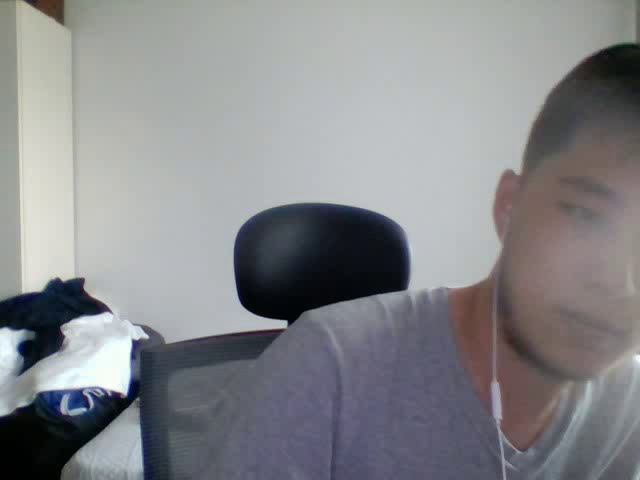
#> input picture frame 0 of opencv_practice/2021-08-15  05.46.41PM   Sunday.avi, 640 x 480 px, given in place of PETS2000.avi, which was not available
$ jupyter execute '210814 12번.ipynb'   (text cells are left out)
#> lines starting #> are read from the running program, lines starting #| are printed output that depends on the picture; after the words box and inside, x2 and y2 are one past the last pixel; in counts of white or black regions, pixels touching at a corner belong together; pictures that were not available may be replaced by others from this repository, and a replacement may not be noted
[cell 1]
import sys
import numpy as np
import cv2

# 비디오 파일 열기
cap = cv2.VideoCapture('PETS2000.avi')

if not cap.isOpened():
    print('Video open failed!')
    sys.exit()

# 배경 영상 등록
ret, back = cap.read()
#> back is the input picture: shape (480, 640, 3); mean B, G, R 138.6, 135.6, 134.6

if not ret:
    print('Background image registration failed!')
    sys.exit()

back = cv2.cvtColor(back, cv2.COLOR_BGR2GRAY)
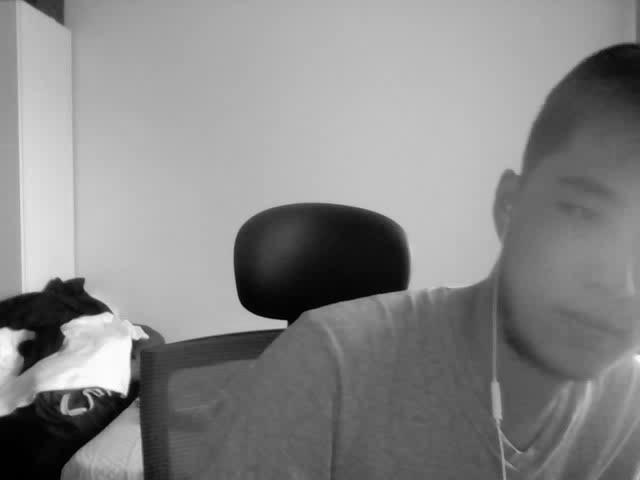
#> back: shape (480, 640); min 0, max 255, mean 135.5
back = cv2.GaussianBlur(back, (0,0), 1.0)

# 비디오 매 프레임 처리
while True:
    ret, frame = cap.read()
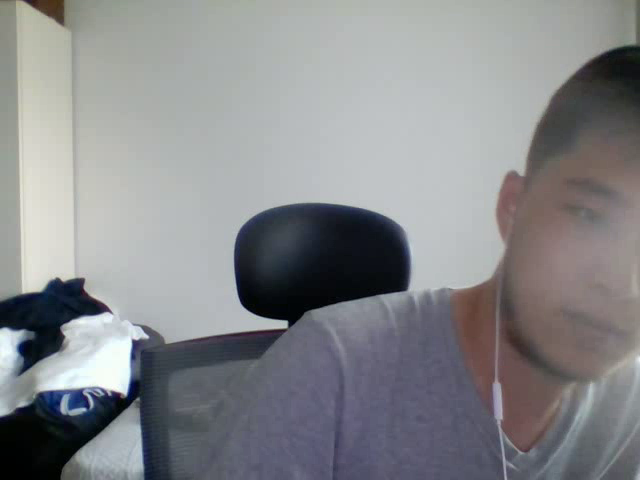
#> input picture frame 1 of opencv_practice/2021-08-15  05.46.41PM   Sunday.avi, 640 x 480 px, given in place of PETS2000.avi, which was not available
#> frame is the input picture: shape (480, 640, 3); mean B, G, R 138.6, 135.9, 134.8

    if not ret:
        break

    gray = cv2.cvtColor(frame, cv2.COLOR_BGR2GRAY)
    gray = cv2.GaussianBlur(gray, (0,0), 1.0)

    # 차영상 구하기
    diff = cv2.absdiff(gray, back)
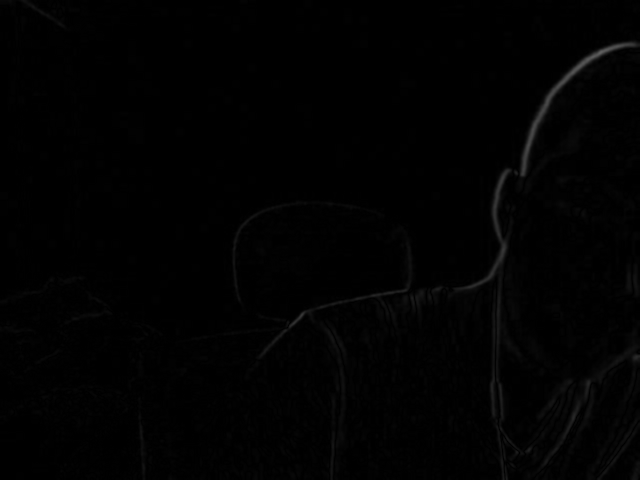
#> diff: shape (480, 640); min 0, max 95, mean 1.6
    _, diff = cv2.threshold(diff, 30, 255, cv2.THRESH_BINARY)
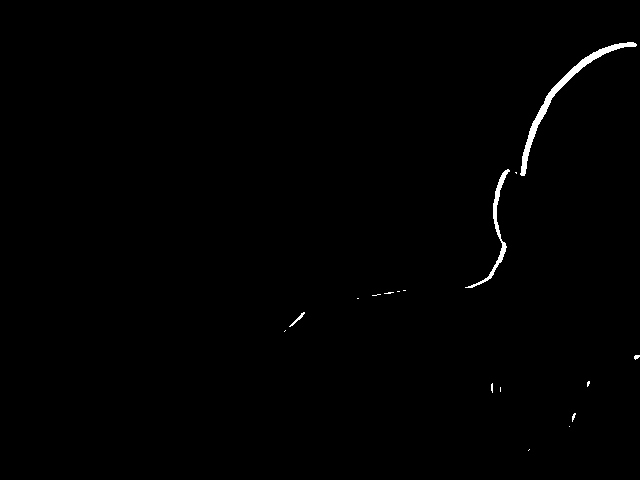
#> diff: shape (480, 640); 0.6% white; 17 white regions (13 under 20 px), largest, box (x1, y1, x2, y2) and area: (520, 42, 637, 176) 1152, (465, 169, 510, 288) 530, (289, 312, 305, 327) 48, (634, 355, 640, 360) 21

    cv2.imshow('frame',frame)
    cv2.imshow('diff',diff)

    if cv2.waitKey(30)== 27:
#> (key Esc is pressed here)
        break


cap.release()
cv2.destroyAllWindows()

[cell 2]
import sys
import numpy as np
import cv2

# 비디오 파일 열기
cap = cv2.VideoCapture('PETS2000.avi')

if not cap.isOpened():
    print('Video open failed!')
    sys.exit()

# 배경 영상 등록
ret, back = cap.read()

if not ret:
    print('Background image registration failed!')
    sys.exit()


back = cv2.cvtColor(back, cv2.COLOR_BGR2GRAY)
back = cv2.GaussianBlur(back, (0,0), 1.0)

# 비디오 매 프레임 처리
while True:
    ret, frame = cap.read()

    if not ret:
        break

    gray = cv2.cvtColor(frame, cv2.COLOR_BGR2GRAY)
    gray = cv2.GaussianBlur(gray, (0,0), 1.0)

    # 차영상 구하기 & 이진화
    diff = cv2.absdiff(gray, back)
    _, diff = cv2.threshold(diff, 30, 255, cv2.THRESH_BINARY)

    # 레이블링을 이용하여 바운딩 박스 표시
    cnt, _, stats, _ = cv2.connectedComponentsWithStats(diff)
#> cnt = 18; stats = 18 rows, first 6: [0, 0, 640, 480, 305357], [520, 42, 117, 134, 1152], [465, 169, 45, 119, 530], [515, 172, 2, 2, 3], [397, 291, 3, 1, 3], [403, 290, 3, 1, 3]

    for i in range(1, cnt):
        x,y,w,h,s = stats[i]

        if s< 100:
            continue

        cv2.rectangle(frame, (x,y,w,h),(0,0,255),2)

        cv2.imshow('frame',frame)
        cv2.imshow('diff',diff)
#> this loop made 17 passes
#> (x, y, w, h, s) on passes 1 to 12: (520, 42, 117, 134, 1152), (465, 169, 45, 119, 530), (515, 172, 2, 2, 3), (397, 291, 3, 1, 3), (403, 290, 3, 1, 3), (384, 292, 10, 2, 13), (372, 294, 9, 2, 9), (357, 298, 2, 1, 2), (289, 312, 16, 15, 48), (284, 330, 2, 2, 2), (634, 355, 6, 5, 21), (587, 381, 3, 6, 13)
#> pass 1, `cv2.imshow('frame',frame)`:
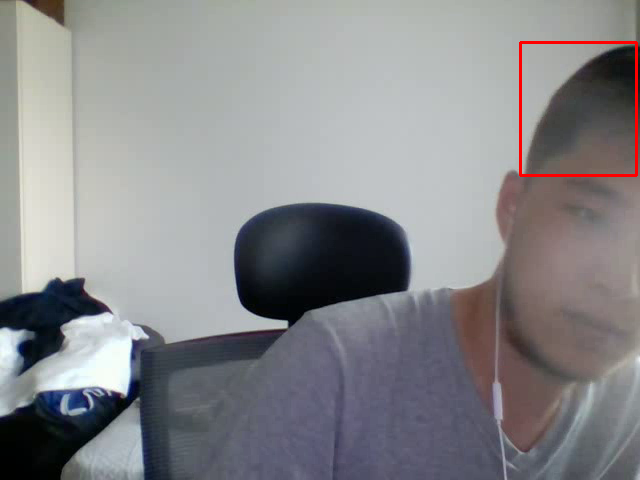
#> window 'frame': shape (480, 640, 3); mean B, G, R 138, 135.3, 135.4
#> pass 2, `cv2.imshow('frame',frame)`:
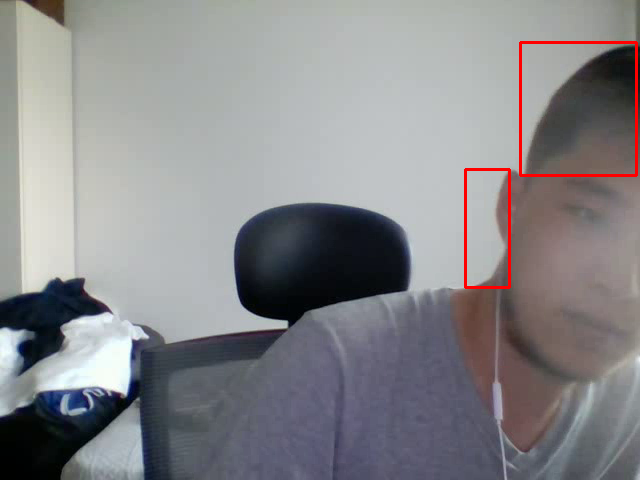
#> window 'frame': shape (480, 640, 3); mean B, G, R 137.6, 134.9, 135.7

    if cv2.waitKey(30) == 27:
#> (key Esc is pressed here)
        break
cap.release()
cv2.destroyAllWindows()

[cell 3]
import sys
import numpy as np
import cv2

# 비디오 파일 열기
cap = cv2.VideoCapture('PETS2000.avi')

if not cap.isOpened():
    print('Video open failed!')
    sys.exit()

# 배경 영상 등록
ret, back = cap.read()

if not ret:
    print('Background image registration failed!')
    sys.exit()

# back: uint8 배경, fback: float32배경

back = cv2.cvtColor(back, cv2.COLOR_BGR2GRAY)
back = cv2.GaussianBlur(back, (0,0), 1.0)
fback = back.astype(np.float32)

# 비디오 매 프레임 처리
while True:
    ret, frame = cap.read()

    if not ret:
        break


    gray = cv2.cvtColor(frame, cv2.COLOR_BGR2GRAY)
    gray = cv2.GaussianBlur(gray, (0,0), 1.0)

    # fback
    cv2.accumulateWeighted(gray, fback, 0.01)
    back = fback.astype(np.uint8)


    diff = cv2.absdiff(gray, back)
    _, diff = cv2.threshold(diff, 30, 255, cv2.THRESH_BINARY)
#> diff: shape (480, 640); 0.59% white; 17 white regions (14 under 20 px), largest, box (x1, y1, x2, y2) and area: (520, 42, 637, 176) 1152, (465, 169, 510, 288) 530, (289, 312, 305, 327) 47

    # 레이블링을 이용하여 바운딩 박스 표시
    cnt, _, stats, _ = cv2.connectedComponentsWithStats(diff)
#> stats = 18 rows, first 6: [0, 0, 640, 480, 305387], [520, 42, 117, 134, 1152], [465, 169, 45, 119, 530], [515, 172, 2, 2, 3], [397, 291, 3, 1, 3], [403, 290, 3, 1, 3]

    for i in range(1, cnt):
        x,y,w,h,s = stats[i]

        if s < 100:
            continue

        cv2.rectangle(frame, (x, y, w, h), (0,0,255), 2)

    cv2.imshow('frame',frame)
    cv2.imshow('diff',diff)
    cv2.imshow('back',back)

    if cv2.waitKey(30) == 27:
#> (key Esc is pressed here)
        break
cap.release()
cv2.destroyAllWindows()

$ run again, starting later in the video
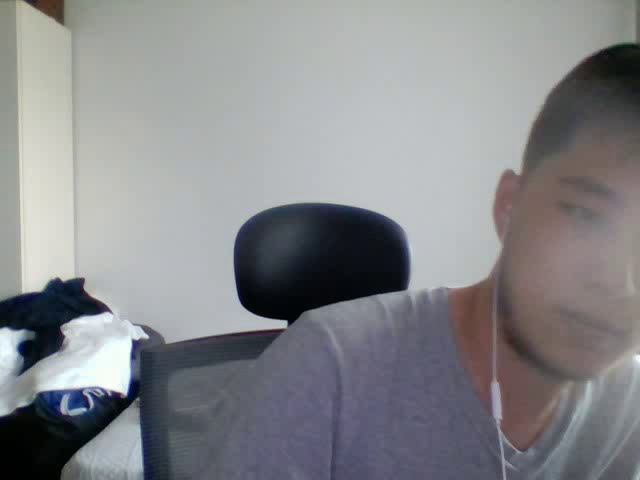
#> input picture frame 0 of opencv_practice/2021-08-15  05.46.41PM   Sunday.avi, 640 x 480 px, given in place of PETS2000.avi, which was not available
#> back is the input picture: shape (480, 640, 3); mean B, G, R 138.6, 135.6, 134.6
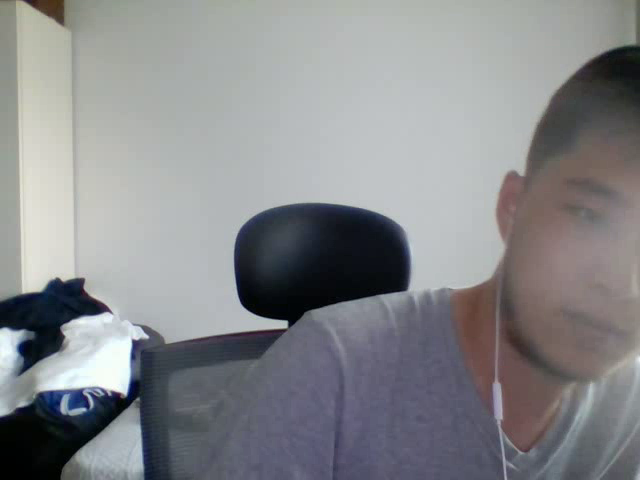
#> input picture frame 1 of opencv_practice/2021-08-15  05.46.41PM   Sunday.avi, 640 x 480 px, given in place of PETS2000.avi, which was not available
#> frame is the input picture: shape (480, 640, 3); mean B, G, R 138.6, 135.9, 134.8
#> `cnt, _, stats, _ = cv2.connectedComponentsWithStats(diff)`: cnt = 18; stats = 18 rows, first 6: [0, 0, 640, 480, 305357], [520, 42, 117, 134, 1152], [465, 169, 45, 119, 530], [515, 172, 2, 2, 3], [397, 291, 3, 1, 3], [403, 290, 3, 1, 3]
#> the loop `for i in range(1, cnt):` made 17 passes
#> (x, y, w, h, s) on passes 1 to 8: (520, 42, 117, 134, 1152), (465, 169, 45, 119, 530), (515, 172, 2, 2, 3), (397, 291, 3, 1, 3), (403, 290, 3, 1, 3), (384, 292, 10, 2, 13), (372, 294, 9, 2, 9), (357, 298, 2, 1, 2)
#> `cnt, _, stats, _ = cv2.connectedComponentsWithStats(diff)`: stats = 18 rows, first 6: [0, 0, 640, 480, 305387], [520, 42, 117, 134, 1152], [465, 169, 45, 119, 530], [515, 172, 2, 2, 3], [397, 291, 3, 1, 3], [403, 290, 3, 1, 3]

$ run again, starting later in the video
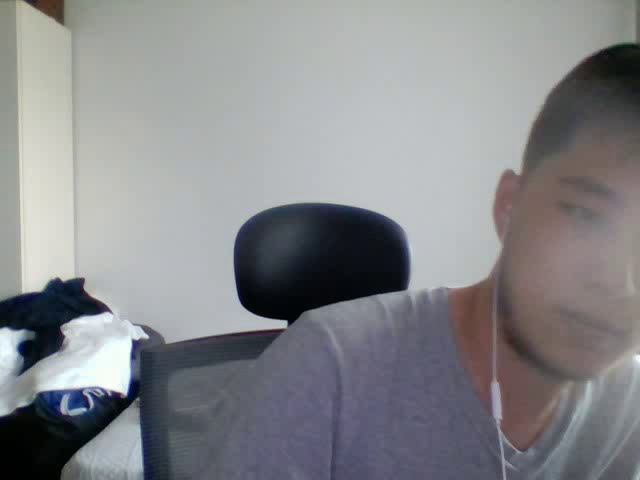
#> input picture frame 0 of opencv_practice/2021-08-15  05.46.41PM   Sunday.avi, 640 x 480 px, given in place of PETS2000.avi, which was not available
#> back is the input picture: shape (480, 640, 3); mean B, G, R 138.6, 135.6, 134.6
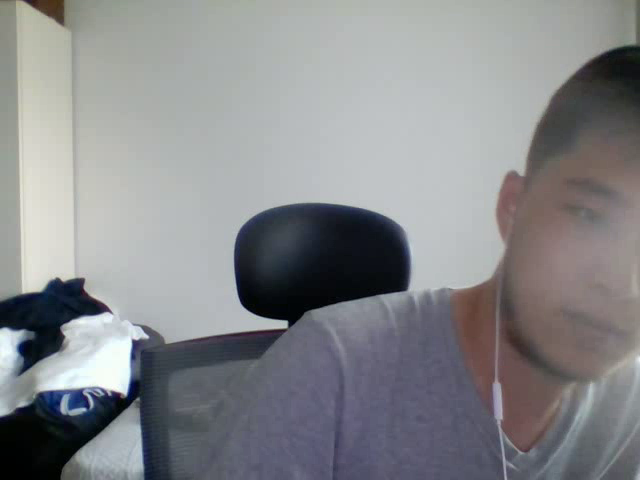
#> input picture frame 1 of opencv_practice/2021-08-15  05.46.41PM   Sunday.avi, 640 x 480 px, given in place of PETS2000.avi, which was not available
#> frame is the input picture: shape (480, 640, 3); mean B, G, R 138.6, 135.9, 134.8
#> `cnt, _, stats, _ = cv2.connectedComponentsWithStats(diff)`: cnt = 18; stats = 18 rows, first 6: [0, 0, 640, 480, 305357], [520, 42, 117, 134, 1152], [465, 169, 45, 119, 530], [515, 172, 2, 2, 3], [397, 291, 3, 1, 3], [403, 290, 3, 1, 3]
#> the loop `for i in range(1, cnt):` made 17 passes
#> (x, y, w, h, s) on passes 1 to 8: (520, 42, 117, 134, 1152), (465, 169, 45, 119, 530), (515, 172, 2, 2, 3), (397, 291, 3, 1, 3), (403, 290, 3, 1, 3), (384, 292, 10, 2, 13), (372, 294, 9, 2, 9), (357, 298, 2, 1, 2)
#> `cnt, _, stats, _ = cv2.connectedComponentsWithStats(diff)`: stats = 18 rows, first 6: [0, 0, 640, 480, 305387], [520, 42, 117, 134, 1152], [465, 169, 45, 119, 530], [515, 172, 2, 2, 3], [397, 291, 3, 1, 3], [403, 290, 3, 1, 3]
